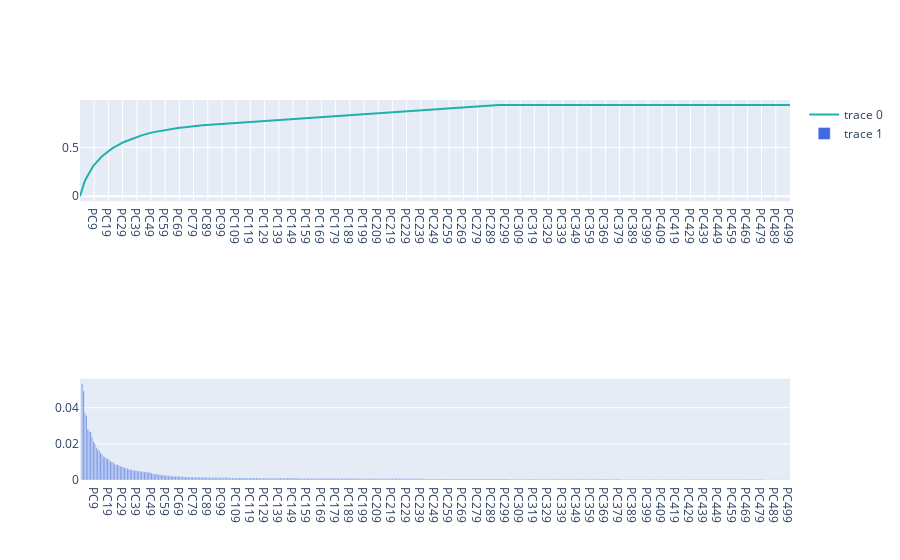

Source (notebook cell):
### Code cell
# for i in range(len(images)):
#     pca(images[i])
pca(trunc_img)

### Figure 1 — Plotly figure (JSON) as saved in the notebook; plotly's stock layout.template omitted (floating-point values rounded to 4 significant figures; data arrays with more than 128 entries replaced by an {"elided": "..."} marker saying what was removed)
{"data": [{"marker": {"color": "LightSeaGreen", "size": 15}, "type": "scatter", "x": {"elided": "501 str values"}, "xaxis": "x", "y": {"elided": "501 float values"}, "yaxis": "y"}, {"marker": {"color": "RoyalBlue"}, "type": "bar", "x": {"elided": "501 str values"}, "xaxis": "x3", "y": {"elided": "501 float values"}, "yaxis": "y3"}], "layout": {"xaxis": {"anchor": "y", "domain": [0, 1]}, "xaxis2": {"anchor": "y2", "domain": [0, 1]}, "xaxis3": {"anchor": "y3", "domain": [0, 1]}, "yaxis": {"anchor": "x", "domain": [0.7333, 1]}, "yaxis2": {"anchor": "x2", "domain": [0.3667, 0.6333]}, "yaxis3": {"anchor": "x3", "domain": [0, 0.2667]}}}
